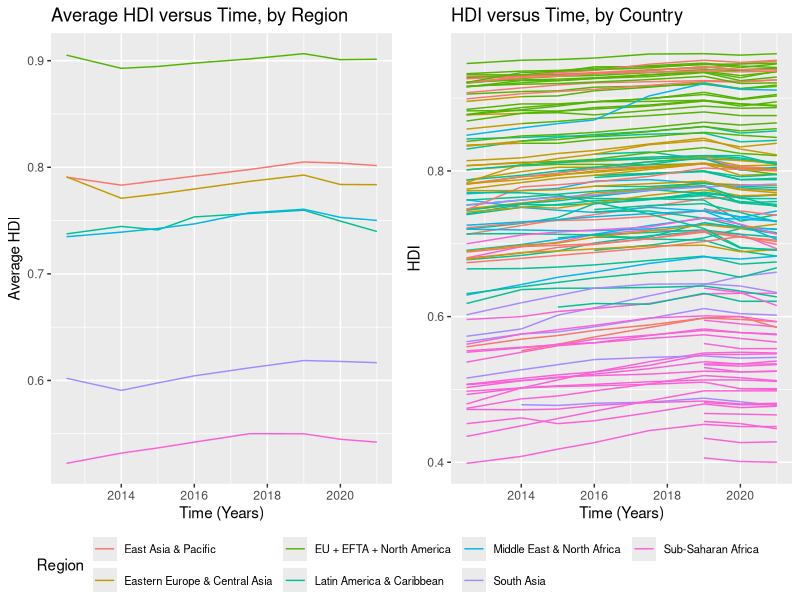
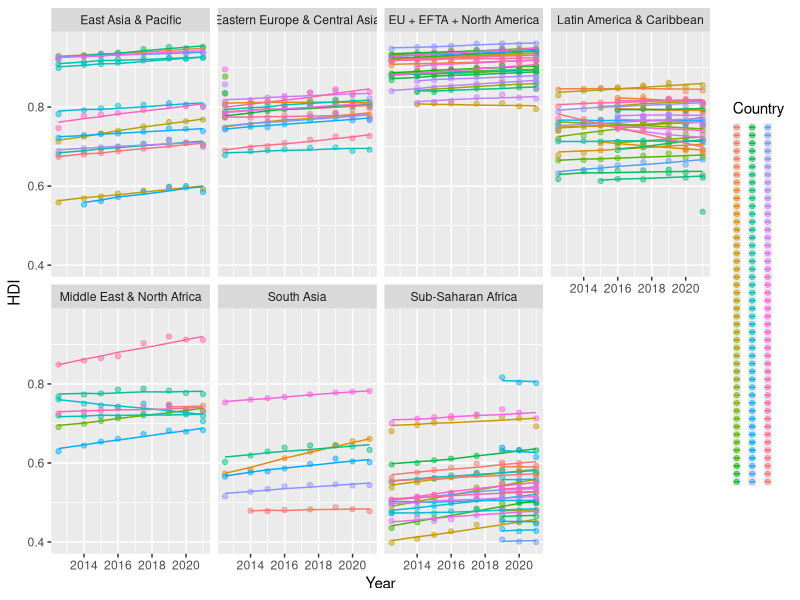
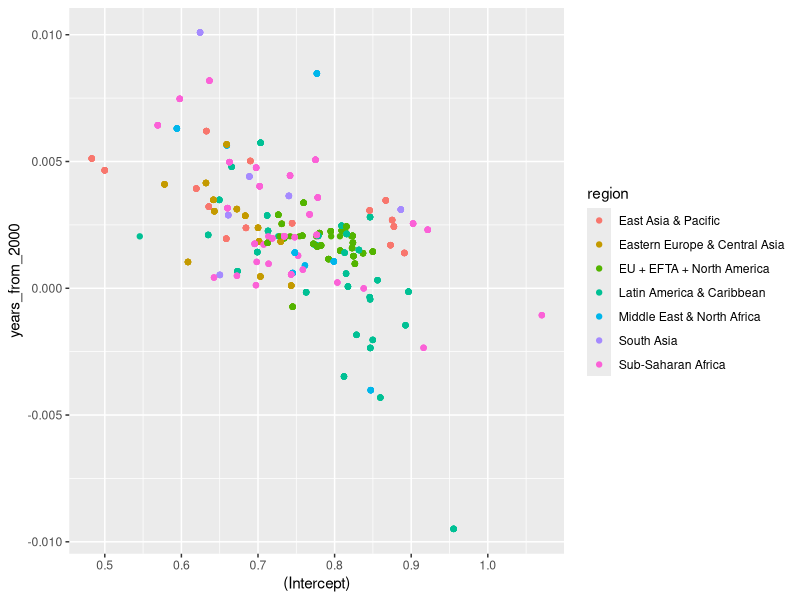
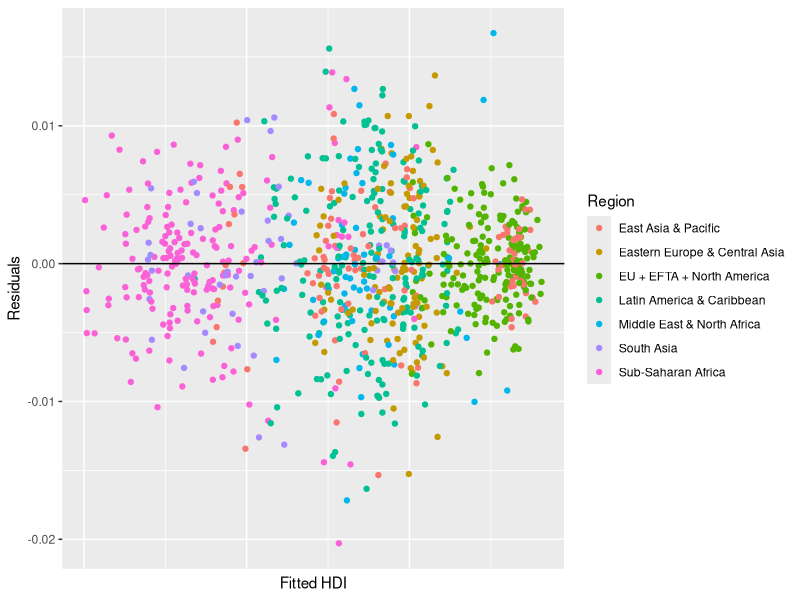
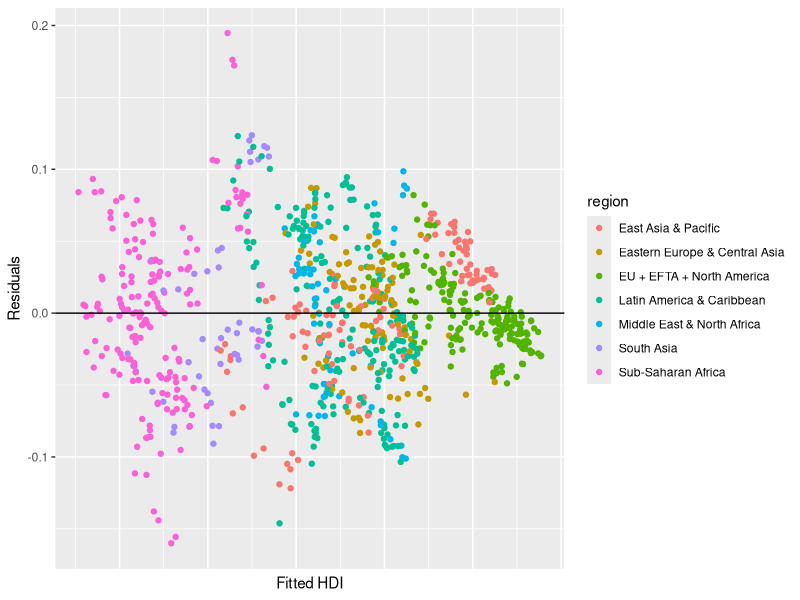

These charts were generated, in order, by the following R code:
## ---- chunk 1
knitr::opts_chunk$set(echo = FALSE, warning=FALSE, message=FALSE)
## ---- chunk 2
# Load Libraries
library(dplyr)
library(ggplot2)
library(lme4)
library(broom.mixed)
library(lmerTest)
library(ggpubr)
library(knitr)
library(kableExtra)

data = read.csv("./data/data_clean.csv")
## ---- chunk 3
data[data$year == "2012-2013", "year"] = "2012.5"
data[data$year == "2017-2018", "year"] = "2017.5"
data$year = as.numeric(data$year)
data$Region = data$region
average_hdi = data %>% group_by(Region,year) %>% summarise(average_hdi = mean(hdi))
hdi_region = ggplot(data=average_hdi, aes(x=year, y=average_hdi)) + geom_line(aes(color = Region))+  theme(legend.text = element_text(size = 8)) + labs(title = "Average HDI versus Time, by Region", x= "Time (Years)", y = "Average HDI")
hdi_country = ggplot(data=data, aes(x=year, y=hdi, group = country, col=Region)) + geom_line()+  theme(legend.text = element_text(size = 8)) + labs(title = "HDI versus Time, by Country", x= "Time (Years)", y = "HDI")
ggarrange(hdi_region, hdi_country, ncol=2, common.legend = TRUE, legend="bottom")
## ---- chunk 4
# Create Time Mixed Effects Model
selected_columns = data[, c("country","year", "region", "hdi", "x1.6","x3.2", "x5.1", "x6.4", "x7.3")]
selected_columns[selected_columns$year == "2012-2013", "year"] = "2012.5"
selected_columns[selected_columns$year == "2017-2018", "year"] = "2017.5"
selected_columns$year = as.numeric(selected_columns$year)
selected_columns$years_from_2000 = selected_columns$year - 2000

selected_columns = na.omit(selected_columns)

time_mixed_effects = lmer(hdi~years_from_2000+x1.6+x3.2+x5.1+x6.4+x7.3+region+(1+years_from_2000|country),data=selected_columns)

plotFit <- function(TimeCourse, ...)
ggplot(selected_columns, aes(x = year, y = hdi, col=factor(country))) +
  geom_point(alpha = 0.5) + facet_wrap(~region,  nrow = 2) + 
       geom_line(data = cbind(selected_columns, y.hat = predict(time_mixed_effects)), aes(x = year, y = y.hat), ...) + labs(x = "Year", y = "HDI", color = "Country") + theme(legend.text = element_blank(), legend.key.size = unit(2, 'mm')) + guides(color = guide_legend(ncol = 3))

plotFit(time_mixed_effects)
## ---- chunk 5
# Determine Significance of Coefficients
fixed_effects = as.data.frame(summary(time_mixed_effects)$coefficients)

kable(fixed_effects,  format = "pipe", align = c("l", "c", "c", "c", "c", "c"))%>% kable_styling(full_width = FALSE)
## ---- chunk 6
# Importance of insig fixed effects
time_mixed_effects_noinsig = lmer(hdi~years_from_2000+x7.3+region+(1|country),data=selected_columns)
anova(time_mixed_effects,time_mixed_effects_noinsig)

# Importance of random effects of years
time_mixed_effects_noYear = lmer(hdi~years_from_2000+x1.6+x3.2+x5.1+x6.4+x7.3+region+(1|country),data=selected_columns)
anova(time_mixed_effects,time_mixed_effects_noYear)

# Importance of Mixed Effects model
time_mixed_effects_noMixed = lm(hdi~years_from_2000+x1.6+x3.2+x5.1+x6.4+x7.3+region,data=selected_columns)
anova(time_mixed_effects_noYear,time_mixed_effects_noMixed)
## ---- chunk 7
# Make Plots
country_coef = as.data.frame(coef(time_mixed_effects)$country)
country_coef = merge(country_coef, selected_columns[,c("country", "region")], by.x=c("row.names"), by.y=c("country"))

ggplot(data = country_coef, aes(x=`(Intercept)`, y = years_from_2000)) + geom_point(aes(color=region))

residuals = augment(time_mixed_effects)
residuals$Region = residuals$region
ggplot(data = residuals, aes(x=.fitted, y = .resid)) +
  geom_point(aes(color = Region)) +
  theme(axis.text.x=element_blank(), axis.ticks.x=element_blank()) +
  geom_hline(yintercept = 0) +
  labs(y="Residuals", x="Fitted HDI")
## ---- chunk 8
# Old wrong model
time_mixed_effects = lmer(hdi~years_from_2000+x1.6+x3.2+x5.1+x6.4+x7.3+(1+years_from_2000|region),data=selected_columns)


residuals = augment(time_mixed_effects)
ggplot(data = residuals, aes(x=.fitted, y = .resid)) +
  geom_point(aes(color = region)) +
  theme(axis.text.x=element_blank(), axis.ticks.x=element_blank()) +
  geom_hline(yintercept = 0) +
  labs(y="Residuals", x="Fitted HDI")
